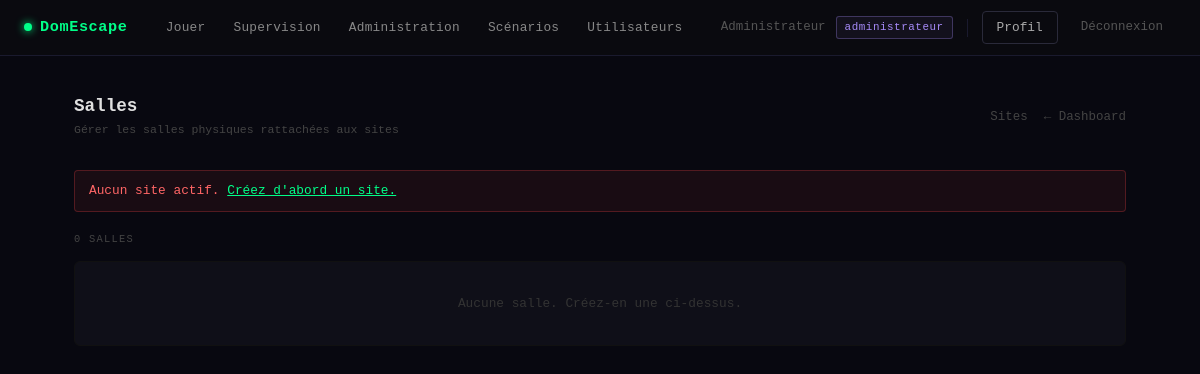
Page /admin/salles.php (signed in) on the earlier database version.
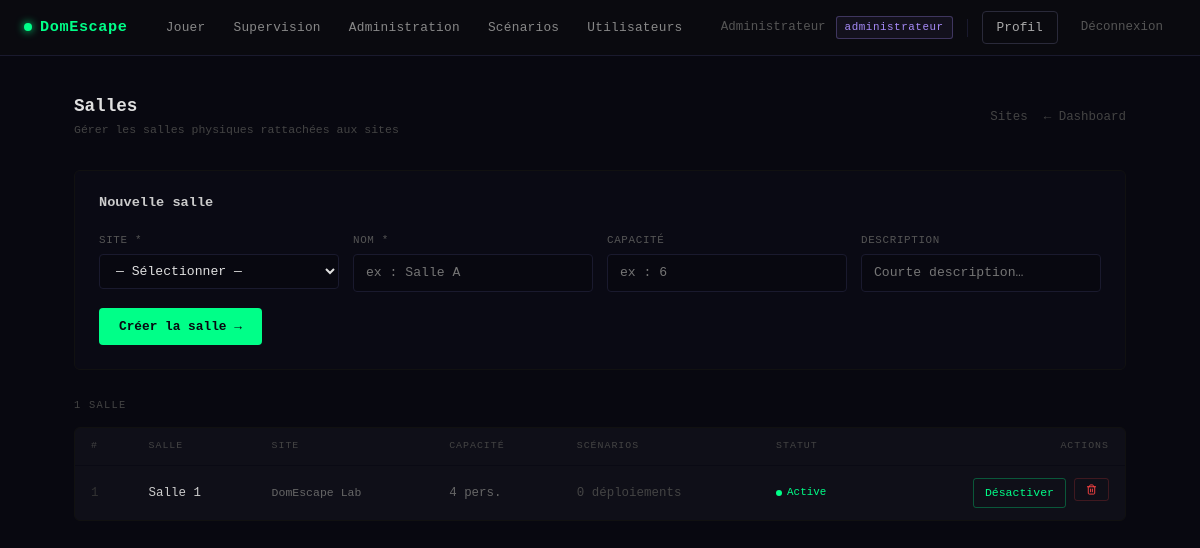
Same page on the later database version.
### tables this page shows
CREATE TABLE salle (
    id_salle    INT AUTO_INCREMENT PRIMARY KEY,
    id_site     INT          NOT NULL,
    nom_salle   VARCHAR(100) NOT NULL,
    description TEXT,
    capacite    INT,
    actif       BOOLEAN      DEFAULT TRUE,
    cree_le     DATETIME     DEFAULT CURRENT_TIMESTAMP,
    CONSTRAINT fk_salle_site
        FOREIGN KEY (id_site) REFERENCES site(id_site)
        ON DELETE RESTRICT
);

CREATE TABLE site (
    id_site     INT AUTO_INCREMENT PRIMARY KEY,
    nom_site    VARCHAR(100) NOT NULL,
    description TEXT,
    adresse     VARCHAR(255),
    actif       BOOLEAN      DEFAULT TRUE,
    cree_le     DATETIME     DEFAULT CURRENT_TIMESTAMP
);

### core/Auth.php (called while the page is built, shortened)
<?php
class Auth
{
    public static function check(): bool
    {
        return isset($_SESSION['user_id']);
    }
    public static function user(): ?array
    {
        return [
            'id'    => $_SESSION['user_id'],
            'nom'   => $_SESSION['user_nom'],
            'email' => $_SESSION['user_email'],
        ];
    }
    public static function roles(): array
    {
        return $_SESSION['user_roles'] ?? [];
    }
    public static function buildHierarchy(array $assignedRoles): array
    {
        $all = $assignedRoles;
        foreach ($assignedRoles as $role) {
            if (isset(ROLE_HIERARCHY[$role])) {
                foreach (ROLE_HIERARCHY[$role] as $inherited) {
                    if (!in_array($inherited, $all, true)) {
                        $all[] = $inherited;
                    }
                }
            }
        }
        return $all;
    }
}

### admin/salles.php (the view, shortened to what this page needs)
<?php
$pdo     = getDB();
$filtreIdSite = (int)($_GET['id_site'] ?? 0);
$sites = $pdo->query("SELECT id_site, nom_site FROM site WHERE actif = 1 ORDER BY nom_site")->fetchAll();
$whereClause = $filtreIdSite > 0 ? 'WHERE sa.id_site = ' . $filtreIdSite : '';
$salles = $pdo->query("
    SELECT sa.*, si.nom_site,
           COUNT(ss.id_salle_scenario) AS nb_scenarios
    FROM salle sa
    JOIN site si ON si.id_site = sa.id_site
    LEFT JOIN salle_scenario ss ON ss.id_salle = sa.id_salle
    $whereClause
    GROUP BY sa.id_salle
    ORDER BY si.nom_site, sa.nom_salle
")->fetchAll();
$titreSite = '';
?>
<!DOCTYPE html>
<html lang="fr">
<head>
    <link href="/domescape/assets/vendor/bootstrap.min.css" rel="stylesheet">
</head>
<body>
<?php require_once __DIR__ . '/../partials/nav.php'; ?>
<div class="admin-wrap">
    <div class="admin-header">
        <div>
            <h1>Salles<?= $titreSite ? ' — ' . htmlspecialchars($titreSite, ENT_QUOTES, 'UTF-8') : '' ?></h1>
            <p>Gérer les salles physiques rattachées aux sites</p>
        </div>
        <div style="display:flex; gap:16px; align-items:center;">
            <a href="/domescape/admin/sites.php" style="font-size:.78rem; color:#444; text-decoration:none;">Sites</a>
            <a href="/domescape/admin/dashboard.php" style="font-size:.78rem; color:#444; text-decoration:none;">← Dashboard</a>
        </div>
    </div>
    <?php if (empty($sites)): ?>
        <div class="alert-error">Aucun site actif. <a href="/domescape/admin/sites.php">Créez d'abord un site.</a></div>
    <?php else: ?>
    <div class="create-panel">
        <h2>Nouvelle salle</h2>
        <form method="POST">
            <div class="form-row">
                <div class="form-group">
                    <label>Site *</label>
                    <select name="id_site" required>
                        <option value="">— Sélectionner —</option>
                    </select>
                </div>
                <div class="form-group">
                    <label>Nom *</label>
                    <input type="text" name="nom_salle" placeholder="ex : Salle A" maxlength="100" required>
                </div>
                <div class="form-group">
                    <label>Capacité</label>
                    <input type="number" name="capacite" placeholder="ex : 6" min="1" max="50">
                </div>
                <div class="form-group">
                    <label>Description</label>
                    <input type="text" name="description" placeholder="Courte description…" maxlength="500">
                </div>
            </div>
            <button type="submit" class="btn-create">Créer la salle →</button>
        </form>
    </div>
    <?php endif; ?>
    <div class="section-label"><?= count($salles) ?> salle<?= count($salles) != 1 ? 's' : '' ?></div>
    <div class="panel">
        <?php if (empty($salles)): ?>
            <div style="padding:32px; text-align:center; color:#333; font-size:.8rem;">Aucune salle. Créez-en une ci-dessus.</div>
        <?php else: ?>
        <div style="overflow-x:auto;">
        <table>
            <thead>
                <tr>
                    <th>#</th>
                    <th>Salle</th>
                    <th>Site</th>
                    <th>Capacité</th>
                    <th>Scénarios</th>
                    <th>Statut</th>
                    <th style="text-align:right;">Actions</th>
                </tr>
            </thead>
            <tbody>
            <?php foreach ($salles as $sa): ?>
                <tr>
                    <td style="color:#333;"><?= (int)$sa['id_salle'] ?></td>
                    <td style="color:#ccc; font-weight:500;"><?= htmlspecialchars($sa['nom_salle'], ENT_QUOTES, 'UTF-8') ?></td>
                    <td style="color:#666; font-size:.72rem;"><?= htmlspecialchars($sa['nom_site'], ENT_QUOTES, 'UTF-8') ?></td>
                    <td style="color:#666;"><?= $sa['capacite'] ? (int)$sa['capacite'] . ' pers.' : '<span style="color:#333;">—</span>' ?></td>
                    <td style="color:<?= $sa['nb_scenarios'] > 0 ? '#e0e0e0' : '#444' ?>;">
                        <?= (int)$sa['nb_scenarios'] ?> déploiement<?= $sa['nb_scenarios'] != 1 ? 's' : '' ?>
                    </td>
                    <td>
                        <?php if ($sa['actif']): ?>
                            <span class="active-badge"><span class="dot" style="background:#00ff88;"></span><span style="color:#00ff88;">Active</span></span>
                        <?php else: ?>
                            <span class="active-badge"><span class="dot" style="background:#555;"></span><span style="color:#555;">Inactive</span></span>
                        <?php endif; ?>
                    </td>
                    <td>
                        <div style="display:flex; gap:8px; justify-content:flex-end;">
                            <form method="POST" style="display:inline;">
                                <button type="submit" class="btn-action <?= $sa['actif'] ? 'btn-toggle-on' : 'btn-toggle-off' ?>">
                                    <?= $sa['actif'] ? 'Désactiver' : 'Activer' ?>
                                </button>
                            </form>
                            <form method="POST" style="display:inline;" onsubmit="return confirm('Supprimer cette salle ?');">
                                <button type="submit" class="btn-action btn-delete">
                                    <i data-lucide="trash-2" style="width:11px;height:11px;"></i>
                                </button>
                            </form>
                        </div>
                    </td>
                </tr>
            <?php endforeach; ?>
            </tbody>
        </table>
        </div>
        <?php endif; ?>
    </div>
</div>
</body>
</html>

### partials/nav.php (shortened to what this page needs)
<?php
$_nav_user    = Auth::user();
$_nav_roles   = Auth::buildHierarchy(Auth::roles());
$_nav_isAdmin = in_array(ROLE_ADMINISTRATEUR, $_nav_roles, true);
$_nav_isSuperv= in_array(ROLE_SUPERVISEUR,    $_nav_roles, true);
$_nav_uri     = $_SERVER['REQUEST_URI'] ?? '';
function nav_active(string $path): string {
    global $_nav_uri;
    return (strpos($_nav_uri, $path) !== false) ? 'nav-active' : '';
}
?>
<nav class="dn-nav">
  <div class="dn-nav-inner">
    <a href="/domescape/public/<?= $_nav_user ? 'tableau-de-bord.php' : 'connexion.php' ?>" class="dn-brand">
      <span class="dn-brand-dot"></span>DomEscape
    </a>
    <div class="dn-links">
      <?php if ($_nav_user): ?>
        <a href="/domescape/public/index.php"
           class="<?= nav_active('index.php') ?>">Jouer</a>
        <?php if ($_nav_isSuperv): ?>
          <a href="/domescape/public/gamemaster.php"
             class="<?= nav_active('gamemaster.php') ?>">Supervision</a>
        <?php endif; ?>
        <?php if ($_nav_isAdmin): ?>
          <a href="/domescape/admin/dashboard.php"
             class="<?= nav_active('admin/dashboard') ?>">Administration</a>
          <a href="/domescape/admin/scenarios.php"
             class="<?= nav_active('scenarios') ?>">Scénarios</a>
          <a href="/domescape/admin/utilisateurs.php"
             class="<?= nav_active('utilisateurs') ?>">Utilisateurs</a>
        <?php endif; ?>
      <?php endif; ?>
    </div>
    <div class="dn-right">
      <?php if ($_nav_user): ?>
        <span class="dn-username"><?= htmlspecialchars($_nav_user['nom'], ENT_QUOTES, 'UTF-8') ?></span>
        <?php
        $primaryRole = Auth::roles()[0] ?? null;
        if ($primaryRole): ?>
          <span class="dn-role dn-role-<?= htmlspecialchars($primaryRole, ENT_QUOTES, 'UTF-8') ?>">
            <?= htmlspecialchars($primaryRole, ENT_QUOTES, 'UTF-8') ?>
          </span>
        <?php endif; ?>
        <a href="/domescape/public/profil.php"
           class="dn-btn-login <?= nav_active('profil.php') ?>">Profil</a>
        <a href="/domescape/public/deconnexion.php" class="dn-btn-logout">Déconnexion</a>
      <?php else: ?>
        <a href="/domescape/public/connexion.php" class="dn-btn-login">Connexion</a>
        <a href="/domescape/public/inscription.php" class="dn-btn-register">Créer un compte →</a>
      <?php endif; ?>
    </div>
  </div>
</nav>

### admin/salles.php (style rules this page uses)
body { background: #080810; color: #e0e0e0; font-family: 'Courier New', monospace; min-height: 100vh; }
a { color: #00ff88; }
.admin-wrap { max-width: 1100px; margin: 0 auto; padding: 40px 24px 80px; }
.admin-header { display: flex; justify-content: space-between; align-items: center; margin-bottom: 32px; }
.admin-header h1 { font-size: 1.1rem; font-weight: 700; margin: 0; color: #e0e0e0; }
.admin-header p { font-size: .72rem; color: #444; margin: 4px 0 0; }
.section-label { font-size: .65rem; letter-spacing: .12em; color: #444; text-transform: uppercase; margin-bottom: 14px; }
.panel { background: #0f0f18; border: 1px solid #111; border-radius: 6px; margin-bottom: 24px; overflow: hidden; }
table { width: 100%; border-collapse: collapse; font-size: .78rem; }
th { font-size: .62rem; letter-spacing: .1em; color: #444; text-transform: uppercase; padding: 11px 16px; text-align: left; font-weight: normal; border-bottom: 1px solid #0a0a14; }
td { padding: 12px 16px; border-bottom: 1px solid #0a0a14; vertical-align: middle; }
tbody tr:last-child td { border-bottom: none; }
.btn-action { display: inline-flex; align-items: center; gap: 5px; padding: 5px 11px; border: 1px solid; border-radius: 3px; font-size: .72rem; cursor: pointer; background: transparent; font-family: 'Courier New', monospace; transition: all .15s; text-decoration: none; white-space: nowrap; }
.btn-toggle-on { color: #00ff88; border-color: rgba(0,255,136,.3); }
.btn-delete { color: #ff4444; border-color: rgba(255,68,68,.2); }
.active-badge { display: inline-flex; align-items: center; gap: 5px; font-size: .68rem; }
.dot { width: 6px; height: 6px; border-radius: 50%; flex-shrink: 0; }
.create-panel { background: #0a0a14; border: 1px solid #111; border-radius: 6px; padding: 24px; margin-bottom: 28px; }
.create-panel h2 { font-size: .85rem; font-weight: 700; color: #ccc; margin: 0 0 20px; }
.form-row { display: grid; grid-template-columns: 1fr 1fr 1fr 1fr; gap: 14px; margin-bottom: 16px; }
.form-group label { font-size: .68rem; color: #555; letter-spacing: .06em; text-transform: uppercase; display: block; margin-bottom: 6px; }
.form-group input, .form-group select { width: 100%; background: #080810; border: 1px solid #1a1a2e; color: #e0e0e0; font-family: 'Courier New', monospace; font-size: .82rem; padding: 8px 12px; border-radius: 4px; outline: none; transition: border-color .15s; }
.form-group select option { background: #080810; }
.btn-create { background: #00ff88; color: #080810; font-weight: 700; font-size: .8rem; padding: 9px 20px; border: none; border-radius: 4px; cursor: pointer; font-family: 'Courier New', monospace; transition: background .15s; }
.alert-error { background: rgba(255,68,68,.07); border: 1px solid rgba(255,68,68,.25); color: #ff6666; padding: 10px 14px; border-radius: 4px; font-size: .8rem; margin-bottom: 20px; }

Differences in the rows shown:
added salle: id_salle "1", nom_salle "Salle 1", id_site.nom_site "DomEscape Lab", capacite "4", nb_scenarios "0", actif 1 (drawn)
Other differences:
form field id_site: (not shown) → "— Sélectionner —"
count($salles): "0" → "1"
text no longer shown: "Aucun site actif. Créez d'abord un site. S Aucune salle. Créez-en une ci-dessus."
text now shown: "Nouvelle salle SITE * NOM * CAPACITÉ DESCRIPTION Créer la salle → # SALLE SITE CAPACITÉ SCÉNARIOS STATUT ACTIONS"
